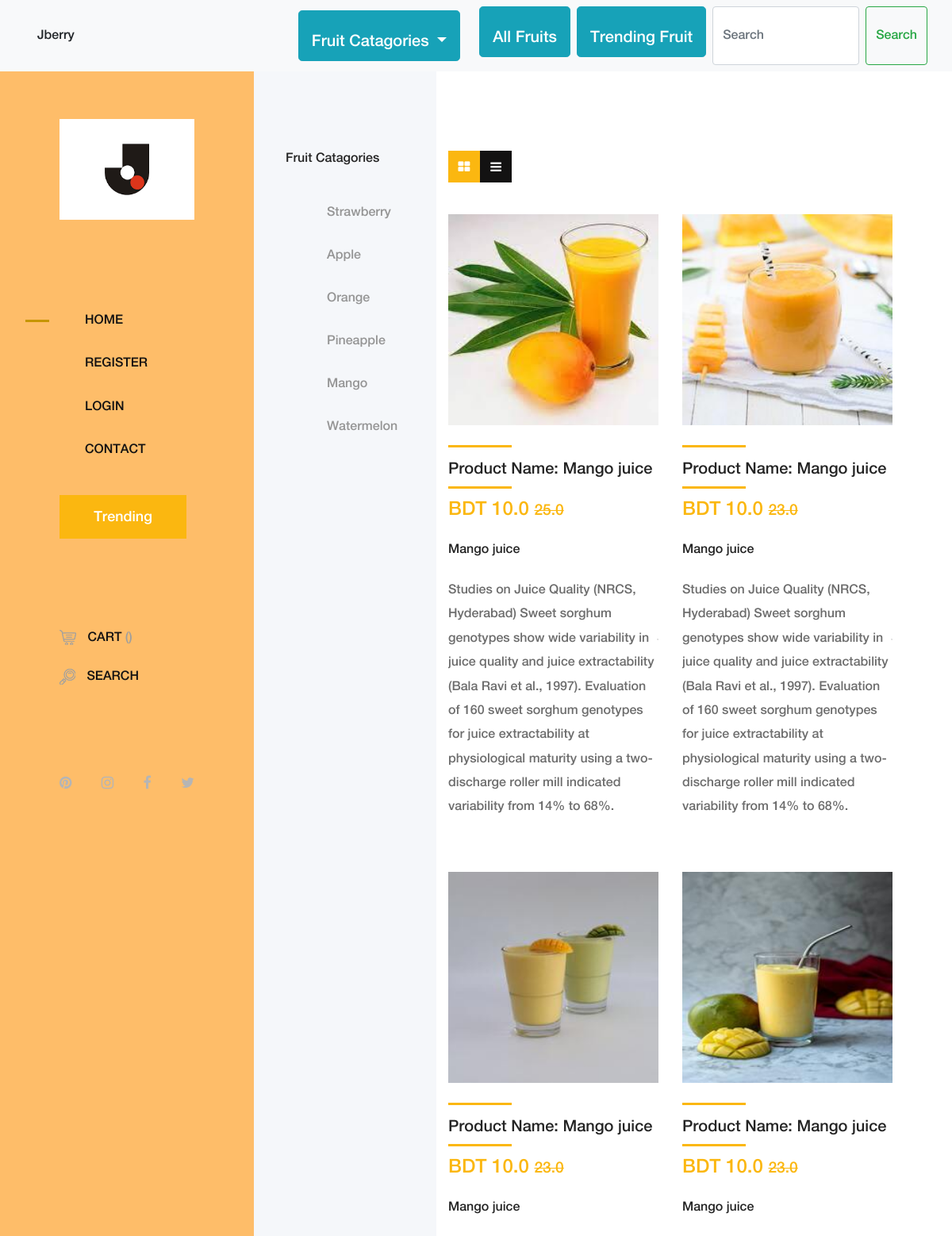
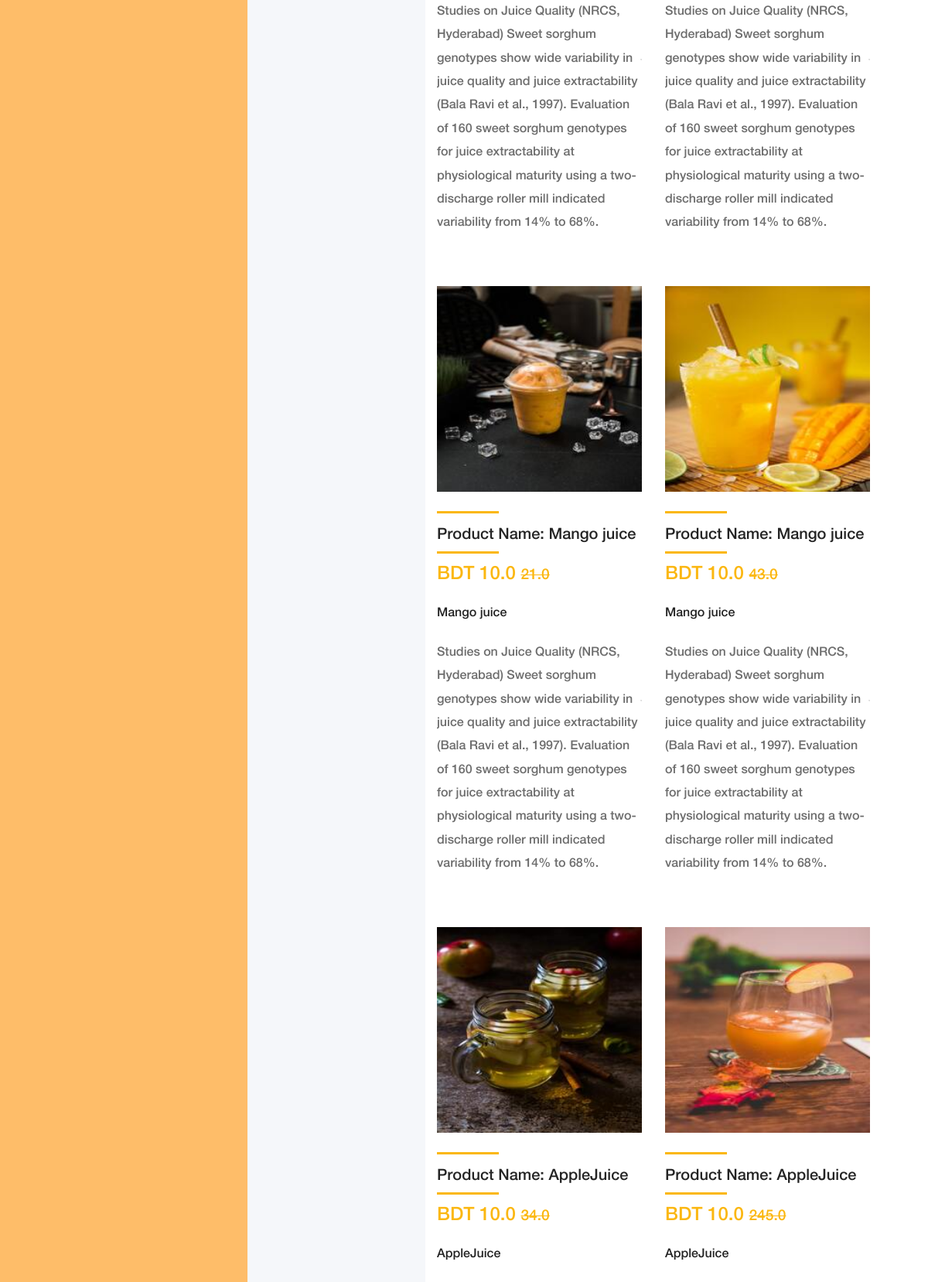
The page /product/trending/ (upper part) on the database its author committed (2 pictures, top to bottom).
### productapp/models.py (models this page shows, shortened)
class product(models.Model):
    pid = models.BigIntegerField(auto_created=True, primary_key=True)
    title = models.CharField(max_length=20)
    description = models.TextField(max_length=200)
    price = models.FloatField()
    discounted_price = models.FloatField(default=10)
    deliveryCharge = models.IntegerField(default=70)
    weight = models.FloatField()
    category = models.CharField(max_length=25)
    delivery = models.SmallIntegerField(default=7)
    in_stock = models.BooleanField(default=True)
    image = models.ImageField(upload_to='upload')

### productapp/views.py (the view)
# urls.py: path('trending/', views.trending, name='trending'),
def trending(request):
    items = product.objects.all()
    categories = {item.category.title() for item in items}
    context = {
        'items': items,
        'categories': categories
    }
    return render(request, 'trending.html', context)

### templates/trending.html (shortened to what this page needs)
{% extends 'base.html'%}
{% block body %}
<div class="shop_sidebar_area">
            <div class="widget catagory mb-50">
                <h6 class="widget-title mb-30">Fruit Catagories</h6>
                <div class="catagories-menu">
                    <ul>
                        {% for category in categories%}
                        <li><a href="{% url 'filterByCategory' category%}">{{ category.title}}</a></li>
                        {% endfor%}</ul>
                </div>
            </div>
            </div>
<div class="amado_product_area section-padding-100">
            <div class="container-fluid">
                <div class="row">
                    <div class="col-12">
                        <div class="product-topbar d-xl-flex align-items-end justify-content-between">
                            <div class="total-products">
                                <div class="view d-flex">
                                    <a href="#"><i class="fa fa-th-large" aria-hidden="true"></i></a>
                                    <a href="#"><i class="fa fa-bars" aria-hidden="true"></i></a>
                                </div>
                            </div>
                        </div>
                    </div>
                </div>
                <div class="row">
                    {% for item in items %}
                    <div class="col-12 col-sm-6 col-md-12 col-xl-6">
                        <a href="{% url 'get_product' item.pid %}">
                        <div class="single-product-wrapper">
                            <div class="product-img">
                                <img src="{{ item.image.url}}" alt="">
                            </div>
                            <div class="product-description d-flex align-items-center justify-content-between">
                                <div class="product-meta-data">
                                    <div class="line"></div>
                                   <h2 style="font-size: 20px;">Product Name: {{item.title}}</h2>
                                <div class="line"></div>
                                <h4 class="product-price">BDT {{item.discounted_price}}
                                <small class="text-decoration-line-through">{{item.price}}</small></h4><br>
                                        <h6>{{item.title}}</h6>
                                    <p class="product-description"> Studies on Juice Quality (NRCS, Hyderabad)
Sweet sorghum genotypes show wide variability in juice quality and juice extractability (Bala Ravi et al., 1997). Evaluation of 160 sweet sorghum genotypes for juice extractability at physiological maturity using a two-discharge roller mill indicated variability from 14% to 68%. </p>
                                    </a>
                                </div>
                                <div class="ratings-cart text-right">
                                    <div class="cart">
                                        <a href="cart.html" data-toggle="tooltip" data-placement="left" title="Add to Cart"><img src="img/core-img/cart.png" alt=""></a>
                                    </div>
                                </div>
                            </div>
                        </div>
                    </div>
                   {% endfor %}
{% endblock body %}

### staticfiles/css/core-style.css (style rules this page uses)
* { margin: 0; padding: 0; }
body { font-family: "helveticaneuemedium"; font-size: 16px; }
h1, h2, h3, h4, h5, h6 { color: #242424; line-height: 1.3; font-weight: 400; }
p { color: #6d6d6d; font-size: 16px; line-height: 1.9; font-weight: 400; }
a { -webkit-transition: all 500ms ease 0s; transition: all 500ms ease 0s; text-decoration: none; outline: 0 solid transparent; color: #131212; font-weight: 400; font-size: 12px; }
ul, ol { margin: 0; }
ul li, ol li { list-style: none; }
img { height: auto; max-width: 100%; }
.mb-30 { margin-bottom: 30px !important; }
.mb-50 { margin-bottom: 50px !important; }
.section-padding-100 { padding-top: 100px; padding-bottom: 100px; }
.main-content-wrapper .shop_sidebar_area { position: relative; z-index: 1; -webkit-box-flex: 0; -ms-flex: 0 0 230px; flex: 0 0 230px; width: 230px; max-width: 230px; background-color: #f5f7fa; padding: 100px 40px; }
.main-content-wrapper .amado_product_area { position: relative; z-index: 1; -webkit-box-flex: 0; -ms-flex: 0 0 calc(95% - 550px); flex: 0 0 calc(95% - 550px); width: calc(95% - 550px); max-width: calc(95% - 550px); }
.single-product-wrapper { position: relative; z-index: 1; margin-bottom: 50px; overflow: hidden; background-color: #ffffff; }
.single-product-wrapper .product-img { position: relative; z-index: 1; overflow: hidden; }
.single-product-wrapper .product-img img { width: 100%; -webkit-transition-duration: 500ms; transition-duration: 500ms; }
.single-product-wrapper .product-description { position: relative; z-index: 1; margin-top: 25px; }
.single-product-wrapper .product-description .product-meta-data .line { width: 80px; height: 3px; background-color: #fbb710; margin-bottom: 15px; display: block; }
.single-product-wrapper .product-description .product-meta-data .product-price { line-height: 1; color: #fbb710; font-size: 24px; margin-bottom: 10px; }
.single-product-wrapper .product-description .product-meta-data a { display: block; }
.single-product-wrapper .product-description .product-meta-data a h6 { margin-bottom: 0; }
.single-product-wrapper .product-description .ratings-cart .cart { display: block; }
.widget { position: relative; z-index: 1; }
.widget .widget-title { font-size: 16px; text-transform: capitalize; color: #242424; }
.widget .catagories-menu li a { text-transform: capitalize; font-size: 16px; padding: 15px 0 15px 20px; display: block; font-weight: 400; color: #959595; }
.product-topbar { position: relative; z-index: 100; margin-bottom: 40px; }
.product-topbar .total-products .view a { -webkit-box-flex: 0; -ms-flex: 0 0 40px; flex: 0 0 40px; width: 40px; height: 40px; background-color: #131212; color: #fff; font-size: 16px; text-align: center; line-height: 44px; }
.product-topbar .total-products .view a:first-child { background-color: #fbb710; }

### rows shown on the page
product: image (picture), title "Mango juice", discounted_price "10.0", price "25.0"
product: image (picture), title "Mango juice", discounted_price "10.0", price "23.0"
product: image (picture), title "Mango juice", discounted_price "10.0", price "23.0"
product: image (picture), title "Mango juice", discounted_price "10.0", price "23.0"
product: image (picture), title "Mango juice", discounted_price "10.0", price "21.0"
product: image (picture), title "Mango juice", discounted_price "10.0", price "43.0"
product: image (picture), title "AppleJuice", discounted_price "10.0", price "34.0"
product: image (picture), title "AppleJuice", discounted_price "10.0", price "245.0"

### other values the page prints
{{ category.title }} "Strawberry" "Apple" "Orange" "Pineapple" "Mango" "Watermelon"
